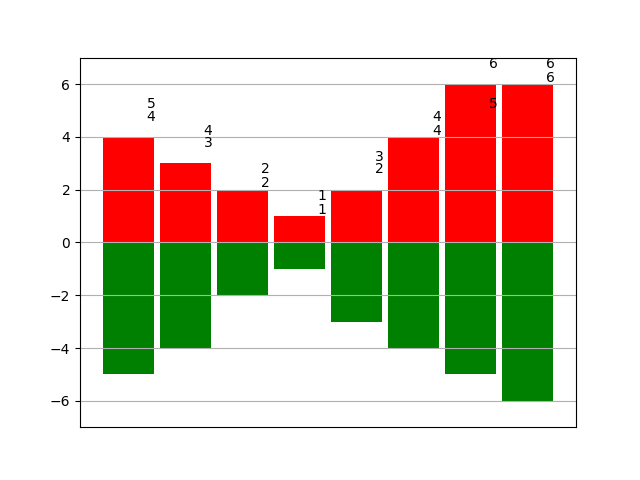

Here is the Python script that generated this plot:
import numpy as np
import matplotlib.pyplot as plt

x0 = np.arange(8)
y1 = np.array([4,3,2,1,2,4,6,6])
y2 = np.array([5,4,2,1,3,4,5,6])
plt.ylim(-7,7)
plt.bar(x0,y1,0.9,facecolor='r')
plt.bar(x0,-y2,0.9,facecolor='g')
plt.xticks(())
plt.grid(True)
for x, y in zip(x0,y1):
    plt.text(x + 0.4, y+0.5, '%d' % y, ha='center' , va= 'bottom')
for x, y in zip(x0,y2):
    plt.text(x + 0.4, y+0.5, '%d' % y, ha='center' , va= 'top')
plt.show()
